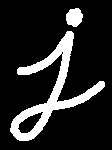
#> input picture OpenCV/pic/j.png, 112 x 150 px, found by its file name
$ python '17-形态学转换.py'
#> lines starting #> are read from the running program, lines starting #| are printed output that depends on the picture; after the words box and inside, x2 and y2 are one past the last pixel; in counts of white or black regions, pixels touching at a corner belong together
'''
今天介绍不同的形态学操作，例如腐蚀，膨胀，开运算，闭运算等。
主要涉及的函数包括erode(),dilate(),morphologyEx()。

形态学操作是根据图像形状进行的简单操作。
一般情况下对二值化图像进行操作，需要输入两个参数，一个是原始图像，另一个就是结构化元素或核。

'''

'''
1、腐蚀
    这种操作会把前景物体的边界腐蚀掉。
    卷积核沿着图像滑动，如果与卷积核对应的原图像的所有像素值都是1，那么中心元素就保持原来的像素值。
    否则就变为0.
    根据这个道理，靠近前景的所有像素都会被腐蚀掉，所以前景物体会变小，整幅图像的白色区域会减少。

举个例子来说明，使用5x5的归一化卷积核。
'''
import cv2 as cv
import numpy as np
import matplotlib.pyplot as plt

img=cv.imread('pic/j.png',0)
#> img: shape (150, 112); 15.3% white; 2 white regions, box (x1, y1, x2, y2) and area: (10, 31, 105, 141) 2331, (66, 8, 83, 27) 245
kernel=np.ones((5,5),np.uint8)
erosion=cv.erode(img,kernel,iterations=1)
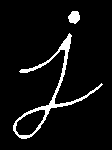
#> erosion: shape (150, 112); 6% white; 2 white regions, box (x1, y1, x2, y2) and area: (13, 33, 103, 139) 898, (68, 11, 80, 24) 117

plt.subplot(121),plt.imshow(img),plt.title('IMG')
plt.subplot(122),plt.imshow(erosion),plt.title('EROSION')
plt.show()
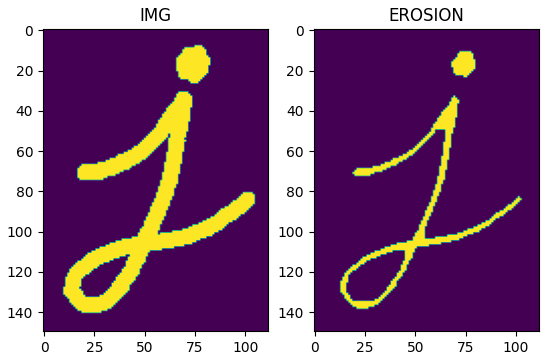
#> figure drawn by matplotlib, 2 panels

#插入图片17-1

'''
2、膨胀
    与腐蚀相反的，假如与卷积核对应的原图像的像素值中只要有一个是1，中心元素的像素值就是1.
    所以这个操作会增加白色区域。
    一般先用腐蚀，去除白噪声，然后再进行膨胀。
    还是以上面那个图像说明。
'''
import cv2 as cv
import numpy as np
import matplotlib.pyplot as plt

img=cv.imread('pic/j.png',0)
kernel=np.ones((5,5),np.uint8)
erosion=cv.dilate(img,kernel,iterations=1)
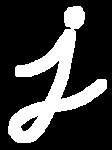
#> erosion: shape (150, 112); 24.6% white; 1 white region, box (x1, y1, x2, y2) and area: (8, 6, 107, 143) 4134

plt.subplot(121),plt.imshow(img),plt.title('IMG')
plt.subplot(122),plt.imshow(erosion),plt.title('EROSION')
plt.show()
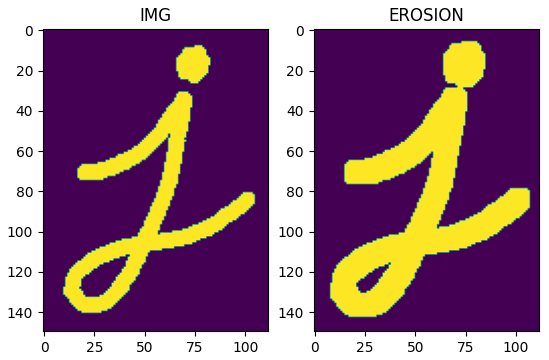
#> figure drawn by matplotlib, 2 panels

#插入图片17-2
'''
3、开运算
    先进行腐蚀，再进行膨胀就叫做开运算。
    用于去除噪声。
    使用morphologyEx()函数。
    除了原始图片和卷积核之外，还需要传入op参数。
    @param op Type of a morphological operation
'''
opening = cv.morphologyEx(img, cv.MORPH_OPEN, kernel)
#> opening: shape (150, 112); 15.2% white; 2 white regions, box (x1, y1, x2, y2) and area: (11, 31, 105, 141) 2326, (66, 9, 82, 26) 233
plt.subplot(121),plt.imshow(img),plt.title('IMG')
plt.subplot(122),plt.imshow(opening),plt.title('OPENING')
plt.show()
#插入17-3

'''
4、闭运算
    先膨胀，再腐蚀，经常用于填充前景物体中的斑点。
'''
# closing = cv.morphologyEx(img, cv.MORPH_CLOSE, kernel)

'''
5、形态学梯度
    就是一副图像腐蚀和膨胀之间的区别，结果看起来像是物体的轮廓。
'''
# gradient = cv.morphologyEx(img, cv.MORPH_GRADIENT, kernel)

'''
6、Top Hat
    描述的是图像的开运算和输入图像之间的差别。
'''
# tophat = cv.morphologyEx(img, cv.MORPH_TOPHAT, kernel)

'''
7、Black Hat
    描述的是图像的闭运算和输入图像的区别。
'''
# blackhat = cv.morphologyEx(img, cv.MORPH_BLACKHAT, kernel)

'''
结构化元素
之前我们一直在使用Numpy创建结构化元素，都是矩形的。
但是在一些情况下，我们需要渐变或者环形的卷积核，OpenCV提供了getStructuringElement()方法。
传入形状和核的大小即可。
'''
# Rectangular Kernel
# cv.getStructuringElement(cv.MORPH_RECT,(5,5))
'''
array([[1, 1, 1, 1, 1],
       [1, 1, 1, 1, 1],
       [1, 1, 1, 1, 1],
       [1, 1, 1, 1, 1],
       [1, 1, 1, 1, 1]], dtype=uint8)
'''
# Elliptical Kernel
# cv.getStructuringElement(cv.MORPH_ELLIPSE,(5,5))
'''
array([[0, 0, 1, 0, 0],
       [1, 1, 1, 1, 1],
       [1, 1, 1, 1, 1],
       [1, 1, 1, 1, 1],
       [0, 0, 1, 0, 0]], dtype=uint8)
'''

# Cross-shaped Kernel
# cv.getStructuringElement(cv.MORPH_CROSS,(5,5))
'''
array([[0, 0, 1, 0, 0],
       [0, 0, 1, 0, 0],
       [1, 1, 1, 1, 1],
       [0, 0, 1, 0, 0],
       [0, 0, 1, 0, 0]], dtype=uint8)
'''
